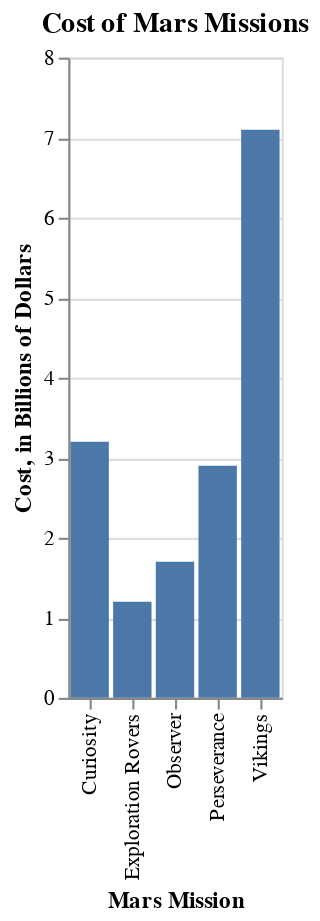

The notebook cell this image was saved under:
### Code cell
import altair as alt
import pandas as pd

data = pd.DataFrame({"mission":["Vikings", "Curiosity", "Perseverance", "Observer", "Exploration Rovers"], "cost":[7.1, 3.2, 2.9, 1.7, 1.2], "year": [1975, 2011, 2020, 1993, 2003]})


bars = alt.Chart(data).mark_bar().encode(
    x=alt.X('mission', axis = alt.Axis(title="Mars Mission"), sort=alt.EncodingSortField(field="cost", operator="min")),
    y=alt.Y('cost', axis = alt.Axis(title="Cost, in Billions of Dollars"))
).properties(
    title="Cost of Mars Missions",
)

# text = bars.mark_text(
#     align='left',
#     baseline='middle',
#     dx=3  # Nudges text to right so it doesn't appear on top of the bar
# ).encode(
#     text='wheat:Q'
# )

bars

### Figure 1 — Vega-Lite specification as saved in the notebook (floating-point values rounded to 4 significant figures)
{"config": {"view": {"continuousWidth": 400, "continuousHeight": 300}}, "data": {"name": "data-27847bac0c72903ba92230340dd9bf00"}, "mark": "bar", "encoding": {"x": {"axis": {"title": "Mars Mission"}, "field": "mission", "type": "nominal"}, "y": {"axis": {"title": "Cost, in Billions of Dollars"}, "field": "cost", "type": "quantitative"}}, "title": "Cost of Mars Missions", "$schema": "https://vega.github.io/schema/vega-lite/v4.17.0.json", "datasets": {"data-27847bac0c72903ba92230340dd9bf00": [{"mission": "Vikings", "cost": 7.1, "year": 1975}, {"mission": "Curiosity", "cost": 3.2, "year": 2011}, {"mission": "Perseverance", "cost": 2.9, "year": 2020}, {"mission": "Observer", "cost": 1.7, "year": 1993}, {"mission": "Exploration Rovers", "cost": 1.2, "year": 2003}]}}
